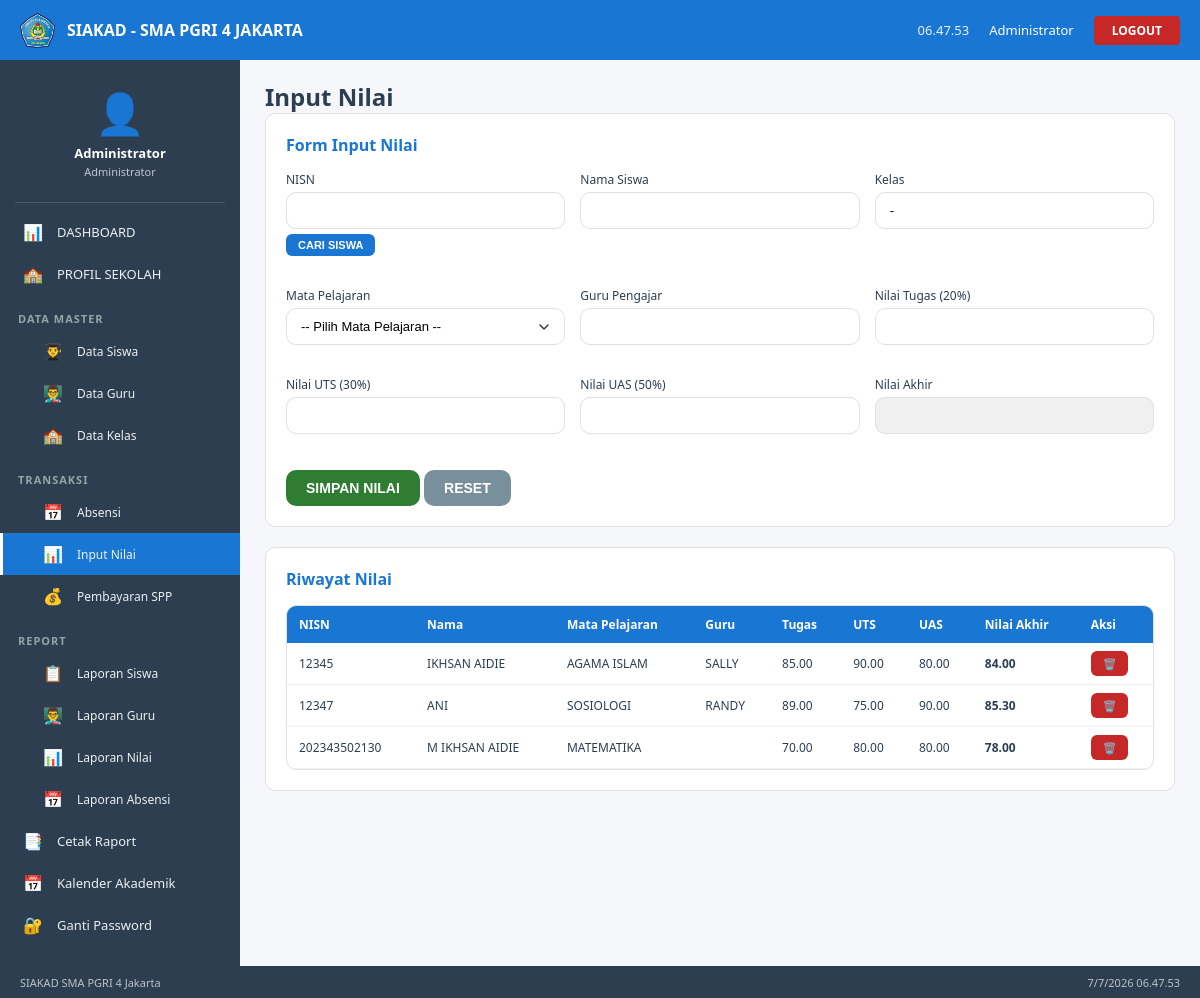
/nilai/index.php (signed in), run on the app's committed database.
### tables this page shows
CREATE TABLE `tbl_nilai` (
  `id_nilai` int(11) NOT NULL,
  `nisn` varchar(20) NOT NULL,
  `nama_siswa` varchar(100) NOT NULL,
  `mata_pelajaran` varchar(50) DEFAULT NULL,
  `guru_pengajar` varchar(100) DEFAULT NULL,
  `tugas` decimal(5,2) DEFAULT 0.00,
  `uts` decimal(5,2) DEFAULT 0.00,
  `uas` decimal(5,2) DEFAULT 0.00,
  `nilai_akhir` decimal(5,2) DEFAULT 0.00
);

### nilai/index.php (the view, shortened to what this page needs)
<?php
include '../config/koneksi.php';
include '../includes/header.php';
$nisn = $_GET['nisn'] ?? '';
$data_siswa = null;
$nilaiList = mysqli_query($conn, "SELECT * FROM tbl_nilai ORDER BY nisn");
?>
<div class="page-header">
    <h2>Input Nilai</h2>
</div>
<div class="card">
    <div class="card-title">Form Input Nilai</div>
    <form method="POST">
        <div style="display:grid;grid-template-columns:1fr 1fr 1fr;gap:15px;">
            <div class="form-group">
                <label>NISN</label>
                <input type="text" name="nisn" id="nisn" class="form-control" value="<?php echo $nisn; ?>" required
                       onchange="cariSiswa()">
                <button type="button" class="btn btn-primary btn-sm" style="margin-top:5px;" onclick="cariSiswa()">CARI SISWA</button>
            </div>
            <div class="form-group">
                <label>Nama Siswa</label>
                <input type="text" name="nama" id="nama" class="form-control" value="<?php echo $data_siswa['nama'] ?? ''; ?>" readonly>
            </div>
            <div class="form-group">
                <label>Kelas</label>
                <input type="text" id="kelas" class="form-control" value="<?php echo $data_siswa['kelas'] ?? '-'; ?>" readonly>
            </div>
            <div class="form-group">
                <label>Mata Pelajaran</label>
                <select name="mata_pelajaran" class="form-control" required>
                    <option value="">-- Pilih Mata Pelajaran --</option>
                </select>
            </div>
            <div class="form-group">
                <label>Guru Pengajar</label>
                <input type="text" name="guru_pengajar" id="guru_pengajar" class="form-control" readonly>
            </div>
            <div class="form-group">
                <label>Nilai Tugas (20%)</label>
                <input type="number" name="tugas" class="form-control" min="0" max="100" step="0.01" onchange="hitungNilai()">
            </div>
            <div class="form-group">
                <label>Nilai UTS (30%)</label>
                <input type="number" name="uts" class="form-control" min="0" max="100" step="0.01" onchange="hitungNilai()">
            </div>
            <div class="form-group">
                <label>Nilai UAS (50%)</label>
                <input type="number" name="uas" class="form-control" min="0" max="100" step="0.01" onchange="hitungNilai()">
            </div>
            <div class="form-group">
                <label>Nilai Akhir</label>
                <input type="text" id="nilai_akhir" class="form-control" readonly style="font-weight:bold;background:#f0f0f0;">
            </div>
        </div>
        <div style="margin-top:20px;">
            <button type="submit" class="btn btn-success">SIMPAN NILAI</button>
            <button type="reset" class="btn btn-secondary">RESET</button>
        </div>
    </form>
</div>
<div class="card">
    <div class="card-title">Riwayat Nilai</div>
    <div class="table-container">
        <table class="table">
            <thead>
                <tr>
                    <th>NISN</th>
                    <th>Nama</th>
                    <th>Mata Pelajaran</th>
                    <th>Guru</th>
                    <th>Tugas</th>
                    <th>UTS</th>
                    <th>UAS</th>
                    <th>Nilai Akhir</th>
                    <th>Aksi</th>
                </tr>
            </thead>
            <tbody>
                <?php while($row = mysqli_fetch_assoc($nilaiList)): ?>
                <tr>
                    <td><?php echo $row['nisn']; ?></td>
                    <td><?php echo $row['nama_siswa']; ?></td>
                    <td><?php echo $row['mata_pelajaran']; ?></td>
                    <td><?php echo $row['guru_pengajar']; ?></td>
                    <td><?php echo $row['tugas']; ?></td>
                    <td><?php echo $row['uts']; ?></td>
                    <td><?php echo $row['uas']; ?></td>
                    <td><strong><?php echo number_format($row['nilai_akhir'], 2); ?></strong></td>
                    <td>
                        <a href="hapus.php?nisn=<?php echo $row['nisn']; ?>&mapel=<?php echo urlencode($row['mata_pelajaran']); ?>"
                           class="btn btn-danger btn-sm" onclick="return confirm('Yakin hapus?')">🗑️</a>
                    </td>
                </tr>
                <?php endwhile; ?>
            </tbody>
        </table>
    </div>
</div>
<?php include '../includes/footer.php'; ?>

### assets/css/style.css (style rules this page uses)
* { margin: 0; padding: 0; box-sizing: border-box; }
body { font-family: 'Segoe UI', Tahoma, Geneva, Verdana, sans-serif; background: #F5F7FA; color: #2C3E50; }
.form-group { margin-bottom: 16px; }
.form-group label { display: block; font-size: 12px; font-weight: 500; color: #2C3E50; margin-bottom: 4px; }
.form-control { width: 100%; padding: 10px 14px; border: 1px solid #E0E0E0; border-radius: 10px; font-size: 13px; transition: border-color 0.3s; background: white; }
select.form-control { appearance: none; background-repeat: no-repeat; background-position: right 12px center; background-size: 16px; }
.btn { padding: 10px 20px; border: none; border-radius: 10px; font-size: 14px; font-weight: bold; cursor: pointer; transition: background 0.3s; text-decoration: none; display: inline-block; text-align: center; }
.btn-primary { background: #1976D2; color: white; }
.btn-success { background: #2E7D32; color: white; }
.btn-danger { background: #C62828; color: white; }
.btn-secondary { background: #78909C; color: white; }
.btn-sm { padding: 5px 12px; font-size: 11px; border-radius: 6px; }
.table-container { overflow-x: auto; background: white; border-radius: 10px; border: 1px solid #E0E0E0; margin-top: 15px; }
.table { width: 100%; border-collapse: collapse; font-size: 12px; }
.table th { background: #1976D2; color: white; padding: 10px 12px; text-align: left; font-weight: 600; white-space: nowrap; }
.table td { padding: 8px 12px; border-bottom: 1px solid #f0f0f0; }
.card { background: white; border-radius: 10px; border: 1px solid #E0E0E0; padding: 20px; margin-bottom: 20px; }
.card-title { font-size: 16px; font-weight: bold; color: #1976D2; margin-bottom: 15px; }

### data on the page
tbl_nilai: nisn "12345", nama_siswa "IKHSAN AIDIE", mata_pelajaran "AGAMA ISLAM", guru_pengajar "SALLY", tugas "85.00", uts "90.00", uas "80.00", nilai_akhir "84.00"
tbl_nilai: nisn "12347", nama_siswa "ANI", mata_pelajaran "SOSIOLOGI", guru_pengajar "RANDY", tugas "89.00", uts "75.00", uas "90.00", nilai_akhir "85.30"
tbl_nilai: nisn "202343502130", nama_siswa "M IKHSAN AIDIE", mata_pelajaran "MATEMATIKA", tugas "70.00", uts "80.00", uas "80.00", nilai_akhir "78.00"

### other printed values
$_SESSION['nama'] "Administrator"
